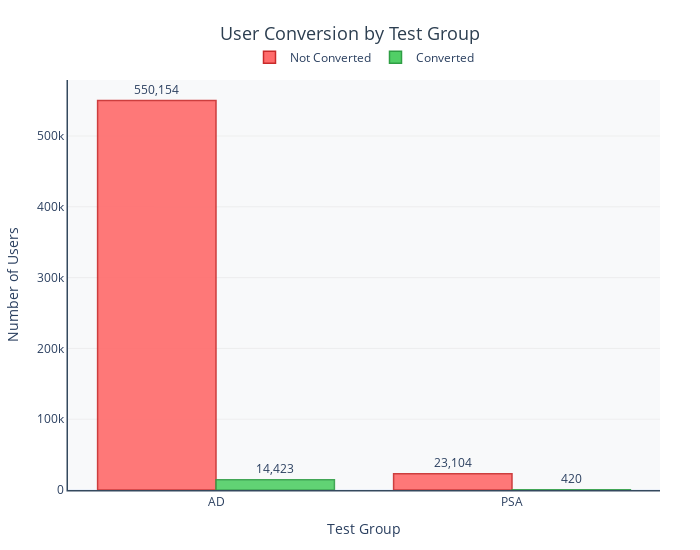
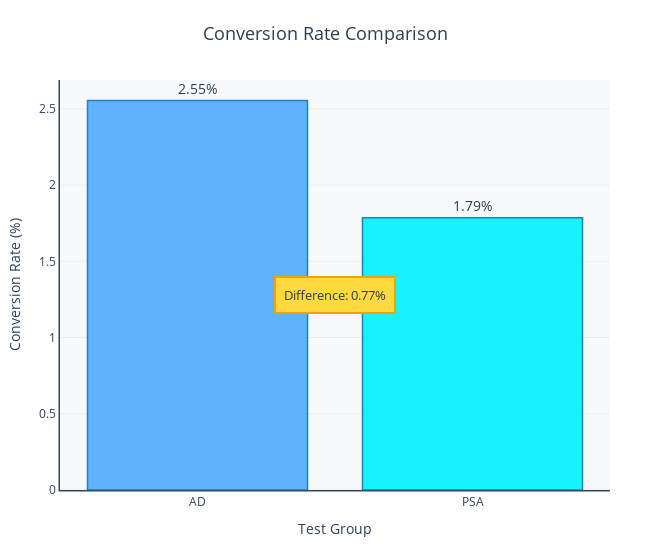

Source (notebook cell) for these figures, in order:
### Code cell
# NOTE: Multiple groupby operations - results are computed efficiently
# Prepare conversion data
conversion_data = marketing_data.groupby(['test group', 'converted']).size().reset_index(name='count')
conv_rates = marketing_data.groupby('test group')['converted'].mean() * 100

# Plot 1: Conversion Status by Group (Grouped Bar Chart)
not_conv = conversion_data[conversion_data['converted'] == False].set_index('test group')['count']
conv = conversion_data[conversion_data['converted'] == True].set_index('test group')['count']

fig1 = go.Figure()
fig1.add_trace(go.Bar(name='Not Converted', x=not_conv.index.str.upper(), y=not_conv.values,
    marker=dict(color='#ff6b6b', line=dict(color='#c92a2a', width=1.5), opacity=0.9),
    text=[f'{v:,}' for v in not_conv.values], textposition='outside',
    hovertemplate='<b>%{x}</b><br>Not Converted: %{y:,}<extra></extra>'))

fig1.add_trace(go.Bar(name='Converted', x=conv.index.str.upper(), y=conv.values,
    marker=dict(color='#51cf66', line=dict(color='#2f9e44', width=1.5), opacity=0.9),
    text=[f'{v:,}' for v in conv.values], textposition='outside',
    hovertemplate='<b>%{x}</b><br>Converted: %{y:,}<extra></extra>'))

fig1.update_layout(
    title={'text': 'User Conversion by Test Group', 'x': 0.5, 'xanchor': 'center',
           'font': {'size': 18, 'color': '#2c3e50'}},
    xaxis_title='Test Group', yaxis_title='Number of Users',
    barmode='group', width=700, height=550,
    plot_bgcolor='#f8f9fa', paper_bgcolor='white',
    xaxis=dict(showgrid=False, showline=True, linewidth=1.5, linecolor='#34495e'),
    yaxis=dict(showgrid=True, gridwidth=0.5, gridcolor='#e0e0e0',
               showline=True, linewidth=1.5, linecolor='#34495e', rangemode='tozero'),
    legend=dict(orientation='h', yanchor='bottom', y=1.02, xanchor='center', x=0.5),
    hoverlabel=dict(bgcolor="white", font_size=12),
    margin=dict(t=80, b=60, l=60, r=40)
)
fig1.show()

# Plot 2: Conversion Rate Comparison
diff = abs(conv_rates.iloc[0] - conv_rates.iloc[1])

fig2 = go.Figure(data=[go.Bar(
    x=conv_rates.index.str.upper(), y=conv_rates.values,
    marker=dict(color=['#4facfe', '#00f2fe'], line=dict(color='#0077b6', width=1.5), opacity=0.9),
    text=[f'{v:.2f}%' for v in conv_rates.values], textposition='outside',
    textfont=dict(size=14, color='#2c3e50'),
    hovertemplate='<b>%{x}</b><br>Conversion Rate: %{y:.2f}%<extra></extra>'
)])

fig2.add_annotation(x=0.5, y=max(conv_rates.values) * 0.5, xref='paper', yref='y',
    text=f'Difference: {diff:.2f}%', showarrow=False,
    font=dict(size=13, color='#2c3e50'), bgcolor='#ffd93d',
    bordercolor='#f59f00', borderwidth=2, borderpad=8)

fig2.update_layout(
    title={'text': 'Conversion Rate Comparison', 'x': 0.5, 'xanchor': 'center',
           'font': {'size': 18, 'color': '#2c3e50'}},
    xaxis_title='Test Group', yaxis_title='Conversion Rate (%)',
    width=650, height=550,
    plot_bgcolor='#f8f9fa', paper_bgcolor='white',
    xaxis=dict(showgrid=False, showline=True, linewidth=1.5, linecolor='#34495e'),
    yaxis=dict(showgrid=True, gridwidth=0.5, gridcolor='#e0e0e0',
               showline=True, linewidth=1.5, linecolor='#34495e', rangemode='tozero'),
    hoverlabel=dict(bgcolor="white", font_size=12),
    margin=dict(t=80, b=60, l=60, r=40)
)
fig2.show()

### Figure 1 — Plotly figure (JSON) as saved in the notebook; plotly's stock layout.template omitted (floating-point values rounded to 4 significant figures)
{"data": [{"hovertemplate": "<b>%{x}</b><br>Not Converted: %{y:,}<extra></extra>", "marker": {"color": "#ff6b6b", "line": {"color": "#c92a2a", "width": 1.5}, "opacity": 0.9}, "name": "Not Converted", "text": ["550,154", "23,104"], "textposition": "outside", "type": "bar", "x": ["AD", "PSA"], "y": [550154, 23104]}, {"hovertemplate": "<b>%{x}</b><br>Converted: %{y:,}<extra></extra>", "marker": {"color": "#51cf66", "line": {"color": "#2f9e44", "width": 1.5}, "opacity": 0.9}, "name": "Converted", "text": ["14,423", "420"], "textposition": "outside", "type": "bar", "x": ["AD", "PSA"], "y": [14423, 420]}], "layout": {"barmode": "group", "height": 550, "hoverlabel": {"bgcolor": "white", "font": {"size": 12}}, "legend": {"orientation": "h", "x": 0.5, "xanchor": "center", "y": 1.02, "yanchor": "bottom"}, "margin": {"b": 60, "l": 60, "r": 40, "t": 80}, "paper_bgcolor": "white", "plot_bgcolor": "#f8f9fa", "title": {"font": {"color": "#2c3e50", "size": 18}, "text": "User Conversion by Test Group", "x": 0.5, "xanchor": "center"}, "width": 700, "xaxis": {"linecolor": "#34495e", "linewidth": 1.5, "showgrid": false, "showline": true, "title": {"text": "Test Group"}}, "yaxis": {"gridcolor": "#e0e0e0", "gridwidth": 0.5, "linecolor": "#34495e", "linewidth": 1.5, "rangemode": "tozero", "showgrid": true, "showline": true, "title": {"text": "Number of Users"}}}}

### Figure 2 — Plotly figure (JSON) as saved in the notebook; plotly's stock layout.template omitted (floating-point values rounded to 4 significant figures)
{"data": [{"hovertemplate": "<b>%{x}</b><br>Conversion Rate: %{y:.2f}%<extra></extra>", "marker": {"color": ["#4facfe", "#00f2fe"], "line": {"color": "#0077b6", "width": 1.5}, "opacity": 0.9}, "text": ["2.55%", "1.79%"], "textfont": {"color": "#2c3e50", "size": 14}, "textposition": "outside", "type": "bar", "x": ["AD", "PSA"], "y": [2.555, 1.785]}], "layout": {"annotations": [{"bgcolor": "#ffd93d", "bordercolor": "#f59f00", "borderpad": 8, "borderwidth": 2, "font": {"color": "#2c3e50", "size": 13}, "showarrow": false, "text": "Difference: 0.77%", "x": 0.5, "xref": "paper", "y": 1.277, "yref": "y"}], "height": 550, "hoverlabel": {"bgcolor": "white", "font": {"size": 12}}, "margin": {"b": 60, "l": 60, "r": 40, "t": 80}, "paper_bgcolor": "white", "plot_bgcolor": "#f8f9fa", "title": {"font": {"color": "#2c3e50", "size": 18}, "text": "Conversion Rate Comparison", "x": 0.5, "xanchor": "center"}, "width": 650, "xaxis": {"linecolor": "#34495e", "linewidth": 1.5, "showgrid": false, "showline": true, "title": {"text": "Test Group"}}, "yaxis": {"gridcolor": "#e0e0e0", "gridwidth": 0.5, "linecolor": "#34495e", "linewidth": 1.5, "rangemode": "tozero", "showgrid": true, "showline": true, "title": {"text": "Conversion Rate (%)"}}}}
